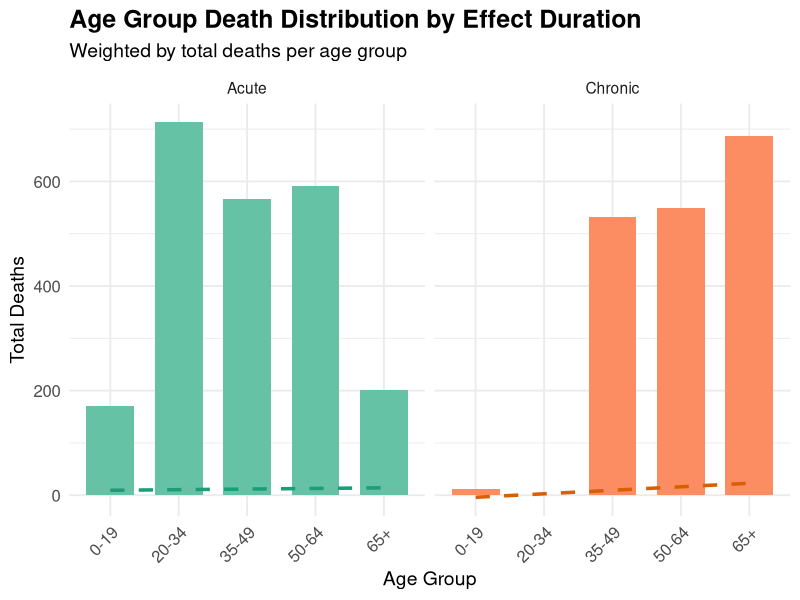

The R source for this figure:
## ---- chunk 1
knitr::opts_chunk$set(echo = TRUE)
## ---- chunk 2
usa_data<- read.csv("data/usa_data.csv")
## ---- chunk 3

library(ggplot2)
## ---- chunk 4
# Create the bar plot and smooth line plot using ggplot2
ggplot(usa_data, aes(x = Age, y = Deaths, fill = Effect_Duration)) +  # set x-axis (Age), y-axis (Deaths), fill color by Effect_Duration
  geom_col(position = "dodge", width = 0.7) +  # bar plot with side-by-side bars
  
  # added a dashed line showing trends across age groups for each Effect_Duration group
  geom_smooth(aes(group = Effect_Duration, color = Effect_Duration),
              method = "lm",           # linear model (trend line)
              se = FALSE,              # se=FALSE
              linetype = "dashed",     # dashed line style
              size = 1.2) +            # line thickness
  
  # faceting
  facet_wrap(~ Effect_Duration) +
  
  # customize plot titles and axis labels
  labs(
    title = "Age Group Death Distribution by Effect Duration",  
    subtitle = "Weighted by total deaths per age group",        
    x = "Age Group",                                            
    y = "Total Deaths"                                          
  ) +
  
  # theme
  theme_minimal(base_size = 14) +
  
  # better aesthetics
  theme(
    axis.text.x = element_text(angle = 45, hjust = 1, size = 12),  
    axis.text.y = element_text(size = 12),                         
    plot.title = element_text(face = "bold", size = 18),           
    plot.subtitle = element_text(size = 14),                       
    legend.position = "none"                                       # hide legend (since facets already label groups)
  ) +
  
  # applied color palettes to bars and smooth lines for better visual differentiation
  scale_fill_brewer(palette = "Set2") +   # Softer colors for bar fill
  scale_color_brewer(palette = "Dark2")   # Darker colors for trend lines
